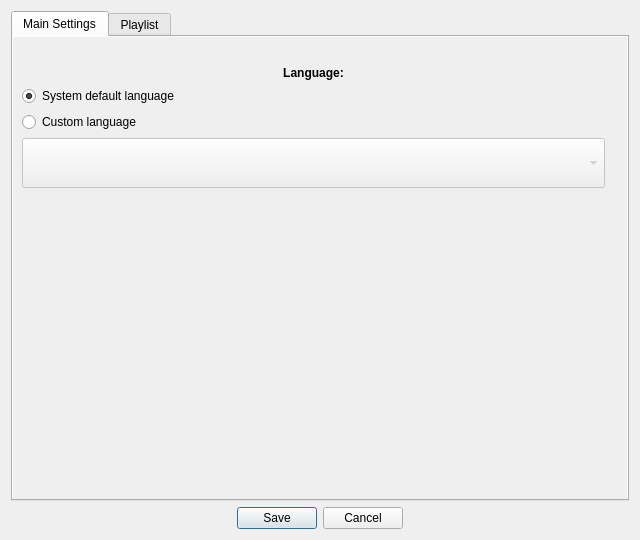
<?xml version="1.0" encoding="UTF-8"?>
<ui version="4.0">
 <class>EditSettings</class>
 <widget class="QDialog" name="EditSettings">
  <property name="geometry">
   <rect>
    <x>0</x>
    <y>0</y>
    <width>640</width>
    <height>540</height>
   </rect>
  </property>
  <property name="windowTitle">
   <string>Settings</string>
  </property>
  <property name="windowIcon">
   <iconset resource="../src/ui/images.qrc">
    <normaloff>:/icons/images/settings.png</normaloff>:/icons/images/settings.png</iconset>
  </property>
  <layout class="QVBoxLayout" name="verticalLayout_3">
   <item>
    <widget class="QTabWidget" name="settingsWidget">
     <property name="currentIndex">
      <number>0</number>
     </property>
     <widget class="QWidget" name="tabMain">
      <attribute name="title">
       <string>Main Settings</string>
      </attribute>
      <layout class="QVBoxLayout" name="verticalLayout_4">
       <property name="margin">
        <number>0</number>
       </property>
       <item>
        <widget class="QScrollArea" name="scrollMain">
         <property name="frameShape">
          <enum>QFrame::NoFrame</enum>
         </property>
         <property name="frameShadow">
          <enum>QFrame::Plain</enum>
         </property>
         <property name="lineWidth">
          <number>0</number>
         </property>
         <property name="widgetResizable">
          <bool>true</bool>
         </property>
         <widget class="QWidget" name="scrollMainContents">
          <property name="geometry">
           <rect>
            <x>0</x>
            <y>0</y>
            <width>624</width>
            <height>464</height>
           </rect>
          </property>
          <layout class="QGridLayout" name="gridLayout_2">
           <item row="0" column="0">
            <widget class="QLabel" name="labelVersion">
             <property name="text">
              <string/>
             </property>
            </widget>
           </item>
           <item row="0" column="1" rowspan="6">
            <widget class="QLabel" name="labelLogo">
             <property name="sizePolicy">
              <sizepolicy hsizetype="Maximum" vsizetype="Maximum">
               <horstretch>0</horstretch>
               <verstretch>0</verstretch>
              </sizepolicy>
             </property>
             <property name="pixmap">
              <pixmap resource="../src/ui/images.qrc">:/icons/images/tano.png</pixmap>
             </property>
             <property name="alignment">
              <set>Qt::AlignRight|Qt::AlignTrailing|Qt::AlignVCenter</set>
             </property>
            </widget>
           </item>
           <item row="6" column="0" colspan="2">
            <spacer name="verticalSpacer">
             <property name="orientation">
              <enum>Qt::Vertical</enum>
             </property>
             <property name="sizeHint" stdset="0">
              <size>
               <width>20</width>
               <height>40</height>
              </size>
             </property>
            </spacer>
           </item>
           <item row="2" column="0">
            <widget class="QRadioButton" name="defaultLanguageRadio">
             <property name="text">
              <string>System default language</string>
             </property>
             <property name="checked">
              <bool>true</bool>
             </property>
            </widget>
           </item>
           <item row="3" column="0">
            <widget class="QRadioButton" name="customLanguageRadio">
             <property name="text">
              <string>Custom language</string>
             </property>
            </widget>
           </item>
           <item row="4" column="0">
            <widget class="QComboBox" name="languageComboBox">
             <property name="enabled">
              <bool>false</bool>
             </property>
             <property name="sizePolicy">
              <sizepolicy hsizetype="Preferred" vsizetype="Preferred">
               <horstretch>0</horstretch>
               <verstretch>0</verstretch>
              </sizepolicy>
             </property>
             <property name="minimumSize">
              <size>
               <width>0</width>
               <height>50</height>
              </size>
             </property>
            </widget>
           </item>
           <item row="1" column="0">
            <widget class="QLabel" name="label">
             <property name="text">
              <string>&lt;b&gt;Language:&lt;/b&gt;</string>
             </property>
             <property name="alignment">
              <set>Qt::AlignCenter</set>
             </property>
            </widget>
           </item>
          </layout>
         </widget>
        </widget>
       </item>
      </layout>
     </widget>
     <widget class="QWidget" name="tabPlaylist">
      <attribute name="title">
       <string>Playlist</string>
      </attribute>
      <layout class="QVBoxLayout" name="verticalLayout">
       <property name="margin">
        <number>0</number>
       </property>
       <item>
        <widget class="QScrollArea" name="scrollPlaylist">
         <property name="frameShape">
          <enum>QFrame::NoFrame</enum>
         </property>
         <property name="frameShadow">
          <enum>QFrame::Plain</enum>
         </property>
         <property name="lineWidth">
          <number>0</number>
         </property>
         <property name="widgetResizable">
          <bool>true</bool>
         </property>
         <widget class="QWidget" name="scrollPlaylistContents">
          <property name="geometry">
           <rect>
            <x>0</x>
            <y>0</y>
            <width>624</width>
            <height>464</height>
           </rect>
          </property>
          <layout class="QVBoxLayout" name="verticalLayout_2">
           <item>
            <widget class="SelectPlaylist" name="widgetSelectPlaylist" native="true"/>
           </item>
           <item>
            <spacer name="verticalSpacer_2">
             <property name="orientation">
              <enum>Qt::Vertical</enum>
             </property>
             <property name="sizeHint" stdset="0">
              <size>
               <width>20</width>
               <height>439</height>
              </size>
             </property>
            </spacer>
           </item>
          </layout>
         </widget>
        </widget>
       </item>
      </layout>
     </widget>
    </widget>
   </item>
   <item>
    <widget class="QDialogButtonBox" name="buttonBox">
     <property name="standardButtons">
      <set>QDialogButtonBox::Cancel|QDialogButtonBox::Save</set>
     </property>
     <property name="centerButtons">
      <bool>true</bool>
     </property>
    </widget>
   </item>
  </layout>
 </widget>
 <customwidgets>
  <customwidget>
   <class>SelectPlaylist</class>
   <extends>QWidget</extends>
   <header>SelectPlaylist.h</header>
   <container>1</container>
  </customwidget>
 </customwidgets>
 <resources>
  <include location="../src/ui/images.qrc"/>
 </resources>
 <connections>
  <connection>
   <sender>customLanguageRadio</sender>
   <signal>toggled(bool)</signal>
   <receiver>languageComboBox</receiver>
   <slot>setEnabled(bool)</slot>
   <hints>
    <hint type="sourcelabel">
     <x>281</x>
     <y>133</y>
    </hint>
    <hint type="destinationlabel">
     <x>370</x>
     <y>166</y>
    </hint>
   </hints>
  </connection>
 </connections>
</ui>
